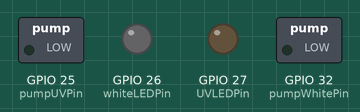
The sketch below on a simulated ESP32. Parts: switched loads named in the sketch (green lamp = pin HIGH), output pins drawn as LEDs (lit = HIGH). WiFi joins after 1.5 s; servers stay silent unless stated; what the sketch prints to the serial monitor is not drawn.

Above: at 0.1 s.
At 1.6 s:
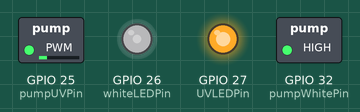
Timing chart, 0 to 3.1 s (numbered marks = the images above):
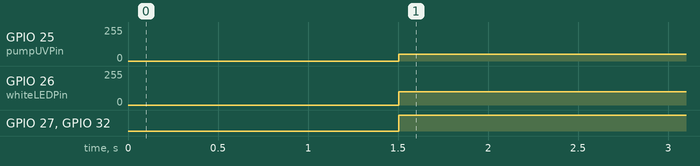

Measured:
- by itself, GPIO 25 (pumpUVPin): 0/255 → 50/255 at 1.5 s
- by itself, GPIO 26 (whiteLEDPin): 0/255 → 100/255 at 1.5 s
- by itself, GPIO 27 (UVLEDPin), GPIO 32 (pumpWhitePin): LOW → HIGH at 1.5 s

The sketch:

glassSculpture.ino
```cpp
#include <WiFi.h>

const char* ssid = "Belleville";
const char* password = "ETpourquoipas545!";

int pumpWhitePin = 32;
int pumpUVPin = 25;
int whiteLEDPin = 26;
int UVLEDPin = 27;

int pumpWhite = 0;
int pumpUV = 1;
int whiteLED = 2;
int UVLED = 3;

const int freq = 30000;
const int resolution = 8;


void setup() {

  ledcSetup(pumpWhite, freq, resolution);
  ledcSetup(pumpUV, freq, resolution);
  ledcSetup(whiteLED, freq, resolution);
  ledcSetup(UVLED, freq, resolution);

  ledcAttachPin(pumpWhitePin, pumpWhite);
  ledcAttachPin(pumpUVPin, pumpUV);
  ledcAttachPin(whiteLEDPin, whiteLED);
  ledcAttachPin(UVLEDPin, UVLED);

  ledcWrite(pumpWhite, 0);
  ledcWrite(pumpUV, 0);
  ledcWrite(whiteLED, 0);
  ledcWrite(UVLED, 0);

  Serial.begin(9600);

  WiFi.begin(ssid, password);
  Serial.println("Connecting");
  while(WiFi.status() != WL_CONNECTED) {
    delay(500);
    Serial.print(".");
  }
  Serial.println("");
  Serial.print("Connected to WiFi network with IP Address: ");
  Serial.println(WiFi.localIP());

}

void WiFiCheck(){
  if (WiFi.status() != WL_CONNECTED) {
    Serial.println("Reconnecting to WiFi...");
    WiFi.disconnect();
    delay(1000);
    WiFi.begin(ssid, password);
    Serial.print("\nConnecting to ");
    Serial.print(ssid);
    while (WiFi.status() != WL_CONNECTED) {
      delay(500);
      Serial.print(".");
    }
    Serial.println("Connected!");
    Serial.print("IP address: ");
    Serial.println(WiFi.localIP());
    delay(100);
  }
}

void loop() {
  WiFiCheck();

  ledcWrite(pumpWhite, 255);
  ledcWrite(pumpUV, 50);
  ledcWrite(whiteLED, 100);
  ledcWrite(UVLED, 255);

}
```
